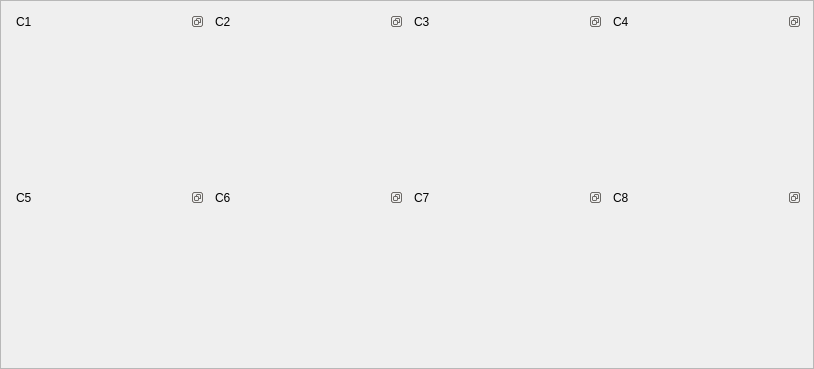
     <widget class="QFrame" name="frame">
      <property name="frameShape">
       <enum>QFrame::StyledPanel</enum>
      </property>
      <property name="frameShadow">
       <enum>QFrame::Raised</enum>
      </property>
      <layout class="QGridLayout" name="gridLayout">
       <item row="0" column="0">
        <widget class="QDockWidget" name="dW_Img_1">
         <property name="features">
          <set>QDockWidget::DockWidgetFloatable|QDockWidget::DockWidgetMovable</set>
         </property>
         <property name="windowTitle">
          <string>C1</string>
         </property>
         <widget class="QWidget" name="dockWidgetContents_9">
          <layout class="QGridLayout" name="gridLayout_6">
           <item row="0" column="0">
            <widget class="QWidget" name="w_Img_1" native="true">
             <property name="minimumSize">
              <size>
               <width>175</width>
               <height>132</height>
              </size>
             </property>
             <property name="cursor">
              <cursorShape>PointingHandCursor</cursorShape>
             </property>
            </widget>
           </item>
          </layout>
         </widget>
        </widget>
       </item>
       <item row="0" column="1">
        <widget class="QDockWidget" name="dW_Img_2">
         <property name="features">
          <set>QDockWidget::DockWidgetFloatable|QDockWidget::DockWidgetMovable</set>
         </property>
         <property name="windowTitle">
          <string>C2</string>
         </property>
         <widget class="QWidget" name="dockWidgetContents_2">
          <layout class="QGridLayout" name="gridLayout_2">
           <item row="0" column="0">
            <widget class="QWidget" name="w_Img_2" native="true">
             <property name="minimumSize">
              <size>
               <width>175</width>
               <height>132</height>
              </size>
             </property>
             <property name="cursor">
              <cursorShape>PointingHandCursor</cursorShape>
             </property>
            </widget>
           </item>
          </layout>
         </widget>
        </widget>
       </item>
       <item row="1" column="2">
        <widget class="QDockWidget" name="dW_Img_7">
         <property name="features">
          <set>QDockWidget::DockWidgetFloatable|QDockWidget::DockWidgetMovable</set>
         </property>
         <property name="windowTitle">
          <string>C7</string>
         </property>
         <widget class="QWidget" name="dockWidgetContents_7">
          <layout class="QGridLayout" name="gridLayout_12">
           <item row="0" column="0">
            <widget class="QWidget" name="w_Img_7" native="true">
             <property name="minimumSize">
              <size>
               <width>175</width>
               <height>132</height>
              </size>
             </property>
             <property name="cursor">
              <cursorShape>PointingHandCursor</cursorShape>
             </property>
            </widget>
           </item>
          </layout>
         </widget>
        </widget>
       </item>
       <item row="1" column="0">
        <widget class="QDockWidget" name="dW_Img_5">
         <property name="features">
          <set>QDockWidget::DockWidgetFloatable|QDockWidget::DockWidgetMovable</set>
         </property>
         <property name="windowTitle">
          <string>C5</string>
         </property>
         <widget class="QWidget" name="dockWidgetContents_5">
          <layout class="QGridLayout" name="gridLayout_10">
           <item row="0" column="0">
            <widget class="QWidget" name="w_Img_5" native="true">
             <property name="minimumSize">
              <size>
               <width>175</width>
               <height>132</height>
              </size>
             </property>
             <property name="cursor">
              <cursorShape>PointingHandCursor</cursorShape>
             </property>
            </widget>
           </item>
          </layout>
         </widget>
        </widget>
       </item>
       <item row="0" column="2">
        <widget class="QDockWidget" name="dW_Img_3">
         <property name="features">
          <set>QDockWidget::DockWidgetFloatable|QDockWidget::DockWidgetMovable</set>
         </property>
         <property name="windowTitle">
          <string>C3</string>
         </property>
         <widget class="QWidget" name="dockWidgetContents_3">
          <layout class="QGridLayout" name="gridLayout_7">
           <item row="0" column="0">
            <widget class="QWidget" name="w_Img_3" native="true">
             <property name="minimumSize">
              <size>
               <width>175</width>
               <height>132</height>
              </size>
             </property>
             <property name="cursor">
              <cursorShape>PointingHandCursor</cursorShape>
             </property>
            </widget>
           </item>
          </layout>
         </widget>
        </widget>
       </item>
       <item row="1" column="1">
        <widget class="QDockWidget" name="dW_Img_6">
         <property name="features">
          <set>QDockWidget::DockWidgetFloatable|QDockWidget::DockWidgetMovable</set>
         </property>
         <property name="windowTitle">
          <string>C6</string>
         </property>
         <widget class="QWidget" name="dockWidgetContents_6">
          <layout class="QGridLayout" name="gridLayout_11">
           <item row="0" column="0">
            <widget class="QWidget" name="w_Img_6" native="true">
             <property name="minimumSize">
              <size>
               <width>175</width>
               <height>132</height>
              </size>
             </property>
             <property name="cursor">
              <cursorShape>PointingHandCursor</cursorShape>
             </property>
            </widget>
           </item>
          </layout>
         </widget>
        </widget>
       </item>
       <item row="0" column="3">
        <widget class="QDockWidget" name="dW_Img_4">
         <property name="minimumSize">
          <size>
           <width>193</width>
           <height>170</height>
          </size>
         </property>
         <property name="features">
          <set>QDockWidget::DockWidgetFloatable|QDockWidget::DockWidgetMovable</set>
         </property>
         <property name="windowTitle">
          <string>C4</string>
         </property>
         <widget class="QWidget" name="dockWidgetContents_4">
          <layout class="QGridLayout" name="gridLayout_4">
           <item row="0" column="0">
            <widget class="QWidget" name="w_Img_4" native="true">
             <property name="minimumSize">
              <size>
               <width>175</width>
               <height>132</height>
              </size>
             </property>
             <property name="cursor">
              <cursorShape>PointingHandCursor</cursorShape>
             </property>
            </widget>
           </item>
          </layout>
         </widget>
        </widget>
       </item>
       <item row="1" column="3">
        <widget class="QDockWidget" name="dW_Img_8">
         <property name="features">
          <set>QDockWidget::DockWidgetFloatable|QDockWidget::DockWidgetMovable</set>
         </property>
         <property name="windowTitle">
          <string>C8</string>
         </property>
         <widget class="QWidget" name="dockWidgetContents_8">
          <layout class="QGridLayout" name="gridLayout_15">
           <item row="0" column="0">
            <widget class="QWidget" name="w_Img_8" native="true">
             <property name="minimumSize">
              <size>
               <width>175</width>
               <height>132</height>
              </size>
             </property>
             <property name="cursor">
              <cursorShape>PointingHandCursor</cursorShape>
             </property>
            </widget>
           </item>
          </layout>
         </widget>
        </widget>
       </item>
      </layout>
     </widget>
